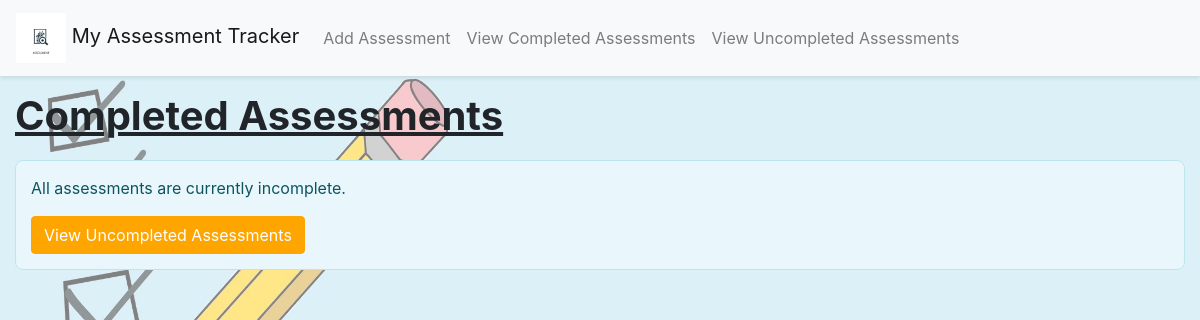
Page /view_completed on the earlier database version.
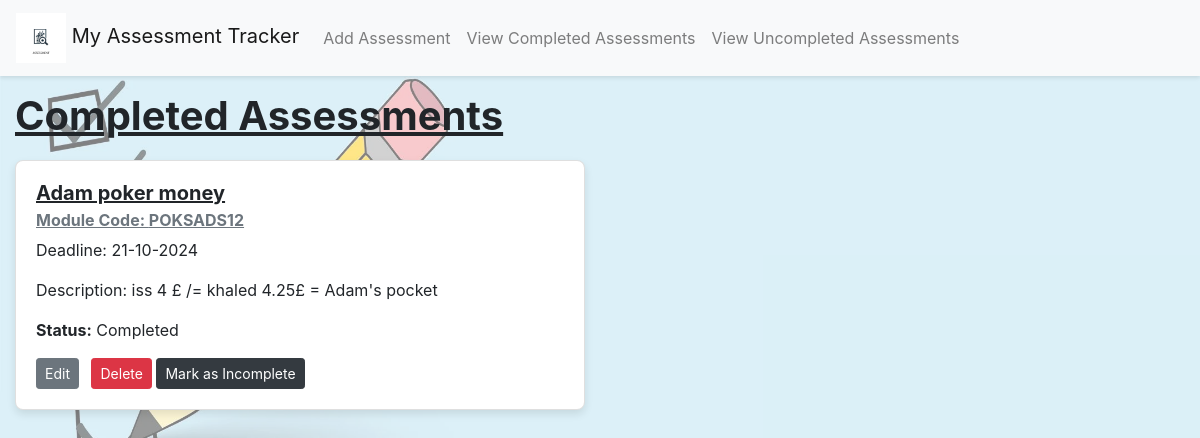
Same page on the later database version.
### app/models.py (models this page shows)
class Assessment(db.Model):
    id = db.Column(db.Integer, primary_key=True)
    title = db.Column(db.String(100), nullable=False)
    module_code = db.Column(db.String(20), nullable=False)
    deadline_date = db.Column(db.DateTime, nullable=False)
    description = db.Column(db.Text, nullable=False)
    is_complete = db.Column(db.Boolean, default=False)

### app/views.py (the view)
@app.route('/view_completed')
def view_completed():
    completed_assessments = Assessment.query.filter_by(is_complete=True).all()
    return render_template('view_completed.html', title='Completed Assessments', assessments=completed_assessments)

### app/templates/view_completed.html (shortened to what this page needs)
<!DOCTYPE html>
<html lang="en">
{% extends "base.html" %}
{% block content %}
  <h1>Completed Assessments</h1>
  <div class="assessment-list">
    {% if assessments %}
      <div class="row">
        {% for assessment in assessments %}
          <div class="col-md-6 mb-4">
            <div class="card" role="region" aria-labelledby="assessment-{{ assessment.id }}">
              <div class="card-body">
                <h5 class="card-title" id="assessment-{{ assessment.id }}">{{ assessment.title }}</h5>
                <h6 class="card-subtitle mb-2 text-muted">Module Code: {{ assessment.module_code }}</h6>
                <p class="card-text">Deadline: {{ assessment.deadline_date.strftime('%d-%m-%Y') }}</p>
                <p class="card-text">Description: {{ assessment.description }}</p>
                <p class="card-text"><strong>Status:</strong> Completed</p>
                <a href="{{ url_for('edit_assessment', assessment_id=assessment.id, next=request.endpoint) }}" class="btn btn-secondary btn-sm mr-2" role="button">Edit</a>
                <form action="{{ url_for('delete_assessment', assessment_id=assessment.id) }}" method="post" style="display:inline;" aria-label="Delete assessment {{ assessment.title }}">
                  <button type="submit" class="btn btn-danger btn-sm">Delete</button>
                </form>
                <form action="{{ url_for('mark_incomplete', assessment_id=assessment.id) }}" method="post" style="display:inline;" aria-label="Mark assessment {{ assessment.title }} as incomplete">
                  <button type="submit" class="btn btn-dark btn-sm text-white">Mark as Incomplete</button>
                </form>
              </div>
            </div>
          </div>
        {% endfor %}
      </div>
    {% else %}
      <div class="alert alert-info" role="alert">
        <p>All assessments are currently incomplete.</p>
        <a href="{{ url_for('view_uncompleted') }}" class="btn btn-primary" role="button">View Uncompleted Assessments</a>
      </div>
    {% endif %}
  </div>
{% endblock %}

Differences in the rows shown:
now on this page (row edited): Assessment: title "Adam poker money", module_code "POKSADS12", deadline_date "21-10-2024", description "iss 4 £ /= khaled 4.25£ = Adam's pocket"
Other differences:
text no longer shown: "All assessments are currently incomplete. View Uncompleted Assessments"
